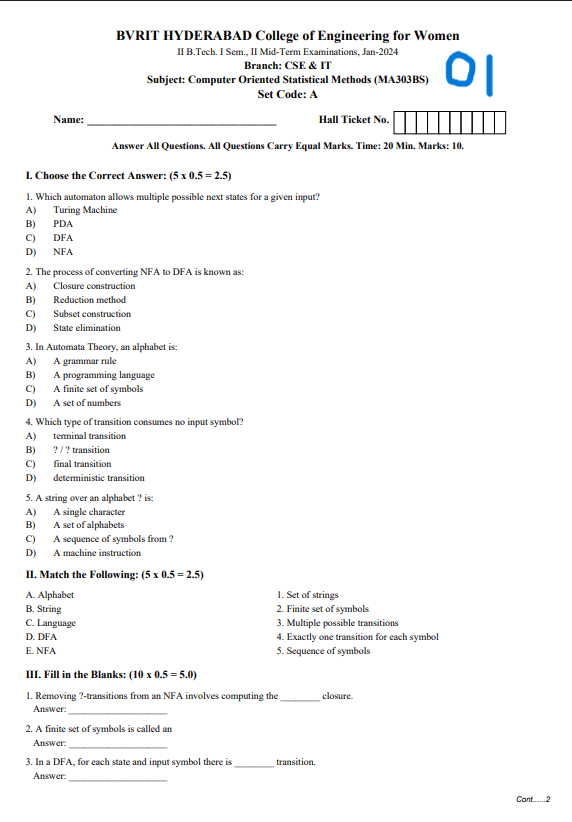
#> input picture my_photo.png, 572 x 822 px
$ python -i image_processing.py   (imports and definitions only)
#> lines starting #> are read from the running program, lines starting #| are printed output that depends on the picture; after the words box and inside, x2 and y2 are one past the last pixel; in counts of white or black regions, pixels touching at a corner belong together
import cv2
import numpy as np
from skimage.morphology import skeletonize

def get_contours(image_path):
#> called with image_path = '../my_photo.png'
    img = cv2.imread(image_path)
#> img is the input picture: shape (822, 572, 3); mean B, G, R 247.7, 247.6, 247.4
    if img is None:
        return None, "Could not read image"

    # Resize to a standard width for consistent processing
    target_width = 1000
    h, w = img.shape[:2]
#> h = 822; w = 572
    scale = target_width / w
#> scale = 1.75
    dim = (target_width, int(h * scale))
#> dim = (1000, 1437)
    img = cv2.resize(img, dim, interpolation=cv2.INTER_AREA)
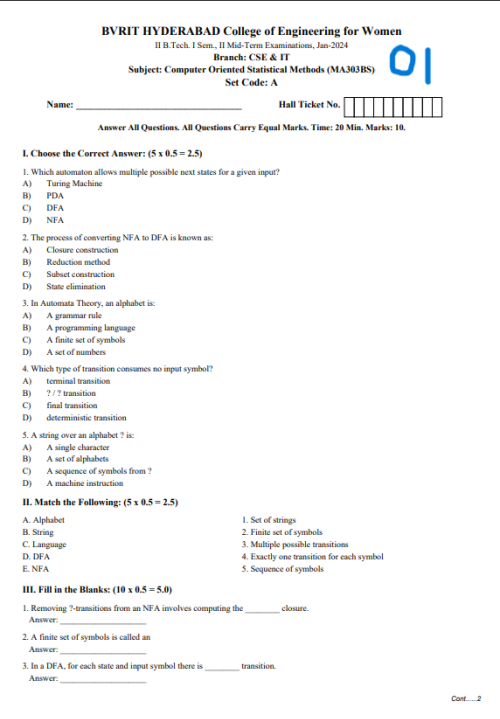
#> img: shape (1437, 1000, 3) (shown at 1/2 size); mean B, G, R 247.7, 247.6, 247.4

    # Convert to HSV
    hsv = cv2.cvtColor(img, cv2.COLOR_BGR2HSV)
#> hsv: shape (1437, 1000, 3); mean H, S, V 6, 6.5, 249.8

    # Define range for red color
    # Red wraps around 0/180
    lower_red1 = np.array([0, 70, 50])
    upper_red1 = np.array([10, 255, 255])
    lower_red2 = np.array([170, 70, 50])
    upper_red2 = np.array([180, 255, 255])

    mask1 = cv2.inRange(hsv, lower_red1, upper_red1)
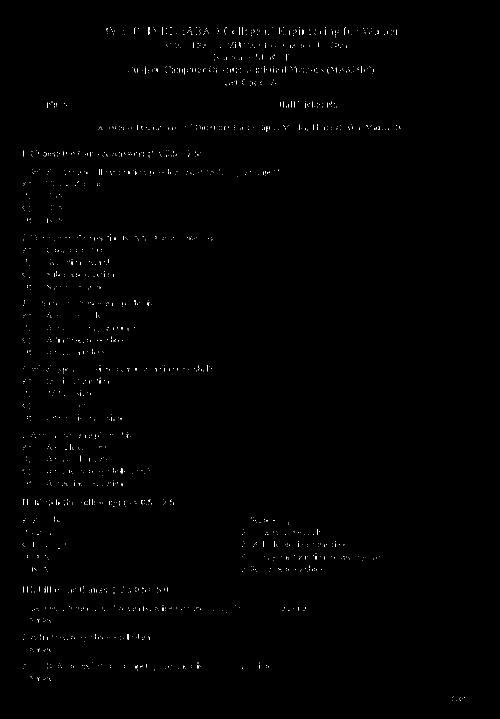
#> mask1: shape (1437, 1000) (shown at 1/2 size); 0.33% white in thin lines or dots, all inside (x1, y1, x2, y2) = (45, 54, 930, 1402)
    mask2 = cv2.inRange(hsv, lower_red2, upper_red2)
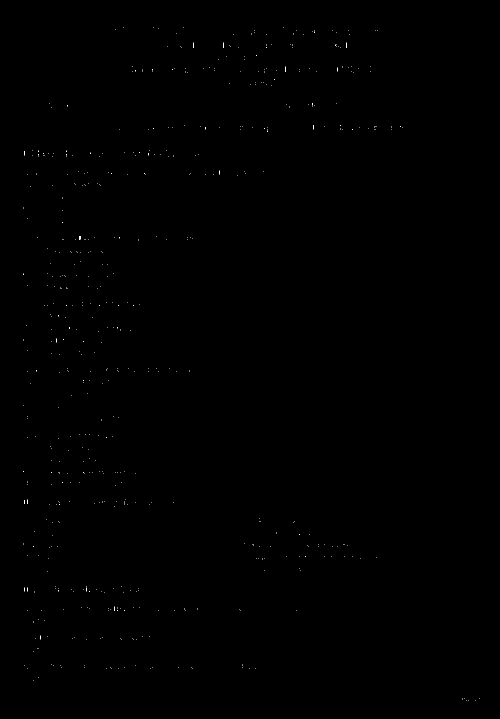
#> mask2: shape (1437, 1000) (shown at 1/2 size); 0.06% white in thin lines or dots, all inside (x1, y1, x2, y2) = (46, 54, 959, 1402)
    mask = mask1 + mask2
#> mask: shape (1437, 1000); 0.38% white in thin lines or dots, all inside (x1, y1, x2, y2) = (45, 54, 959, 1402)

    # Morphological operations to clean up
    kernel = np.ones((3,3), np.uint8)
    mask = cv2.morphologyEx(mask, cv2.MORPH_OPEN, kernel)
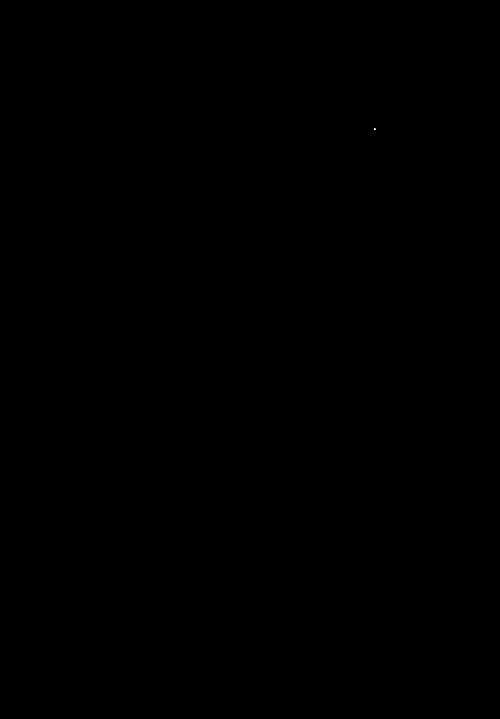
#> mask: shape (1437, 1000) (shown at 1/2 size); 0% white in thin lines or dots, all inside (x1, y1, x2, y2) = (748, 257, 751, 260)
    mask = cv2.morphologyEx(mask, cv2.MORPH_CLOSE, kernel)

    # Find contours
    contours, _ = cv2.findContours(mask, cv2.RETR_EXTERNAL, cv2.CHAIN_APPROX_SIMPLE)
#> contours = [[[748, 257], [748, 259], [750, 259], [750, 257]]]

    # Filter contours based on area
    min_area = 50  # adjust based on image size
    valid_contours = []
    for cnt in contours:
        area = cv2.contourArea(cnt)
        if area > min_area:
            x, y, w, h = cv2.boundingRect(cnt)
            # Filter out very large contours (like headers if they are red)
            if w * h < 50000:
                valid_contours.append(cnt)
#> this loop made 1 pass
#> (cnt, area) on pass 1: ([[748, 257], [748, 259], [750, 259], [750, 257]], 4)
#> after the loop, valid_contours = []

    # Sort contours top to bottom
    valid_contours = sorted(valid_contours, key=lambda c: cv2.boundingRect(c)[1])

    return valid_contours, img

def classify_mark(contour, image):
    # Convexity Defects Method
    hull = cv2.convexHull(contour, returnPoints=False)
    if hull is None or len(hull) <= 3:
        return 1, "Tick" # Too simple to be a cross

    try:
        defects = cv2.convexityDefects(contour, hull)
    except Exception:
        return 1, "Tick"

    if defects is None:
        return 1, "Tick"

    # Count significant defects
    # Significant means depth is large enough
    x, y, w, h = cv2.boundingRect(contour)

    # Lowered threshold to 15% to detect shallower defects in crosses
    threshold_depth = min(w, h) * 0.15

    count_defects = 0
    for i in range(defects.shape[0]):
        s, e, f, d = defects[i, 0]
        # d is distance in roughly 1/256 pixel units
        depth = d / 256.0
        if depth > threshold_depth:
            count_defects += 1

    # print(f"Debug: Shape at x={x} w={w} h={h} Defects={count_defects} Thresh={threshold_depth:.2f}")

    # Cross (X) usually has 4 defects. Squashed X or T has 2.
    # Tick (V) has 1 defect.
    # We lower the requirement to >= 2 to catch messy/squashed crosses.

    if count_defects >= 2:
        return 0, "Cross"
    else:
        return 1, "Tick"

def process_image(image_path):
    contours, img = get_contours(image_path)
#> contours = []
    if contours is None:
        return []

    results = []
    for i, cnt in enumerate(contours):
        mark, label = classify_mark(cnt, img)
        results.append({
            "question_index": i + 1,
            "mark": mark,
            "label": label,
            "contour": cnt # Keep for debug/visualization if needed
        })
#> this loop made 0 passes
#> after the loop, results = []
    return results

>>> result = process_image('../my_photo.png')
#> result = []

$ run again, on calib_0_regions_marked.jpg
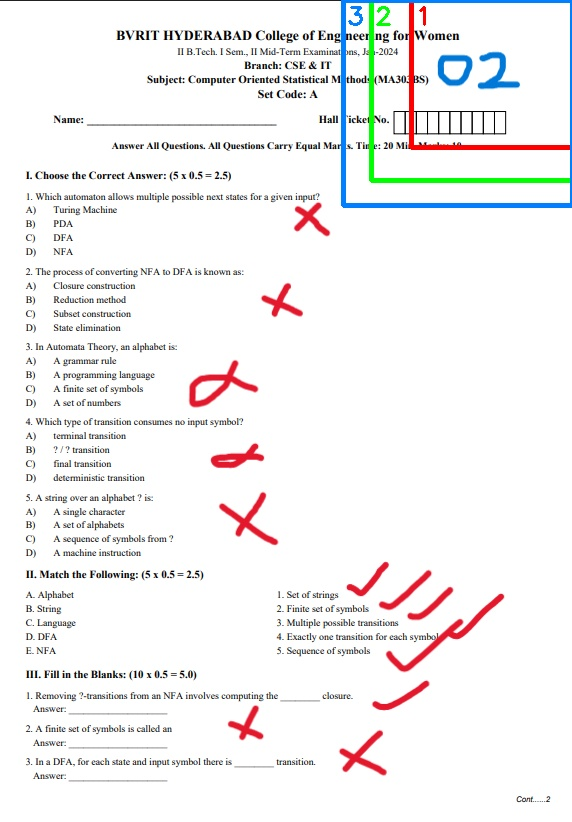
#> input picture calib_0_regions_marked.jpg, 572 x 822 px
#> in get_contours, img is the input picture: shape (822, 572, 3); mean B, G, R 242.5, 242.5, 243.6
#> img: shape (1437, 1000, 3)
#> hsv: shape (1437, 1000, 3); mean H, S, V 29.4, 10.2, 247.6
#> in get_contours, `mask1 = cv2.inRange(hsv, lower_red1, upper_red1)`:
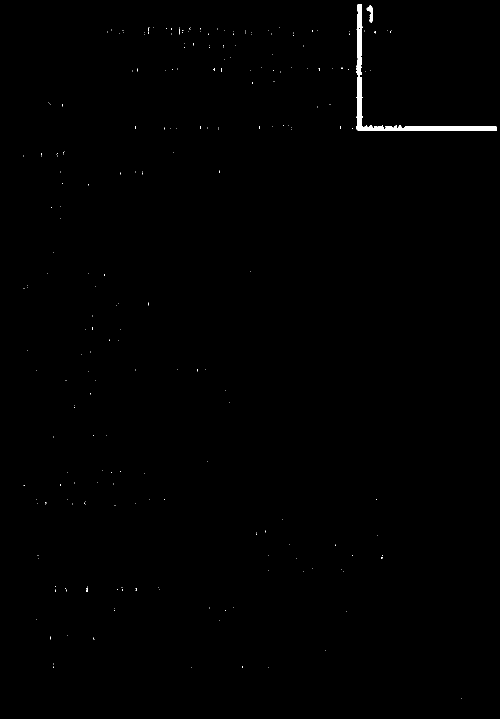
#> mask1: shape (1437, 1000) (shown at 1/2 size); 0.38% white; 234 white regions (232 under 20 px), largest, box (x1, y1, x2, y2) and area: (712, 9, 994, 262) 4660, (733, 10, 745, 46) 199
#> mask2: shape (1437, 1000); 1.6% white; 53 white regions (37 under 20 px), largest, box (x1, y1, x2, y2) and area: (675, 1038, 881, 1175) 3461, (330, 629, 451, 713) 3072, (383, 860, 486, 953) 2335
#> in get_contours, `mask = cv2.morphologyEx(mask, cv2.MORPH_OPEN, kernel)`:
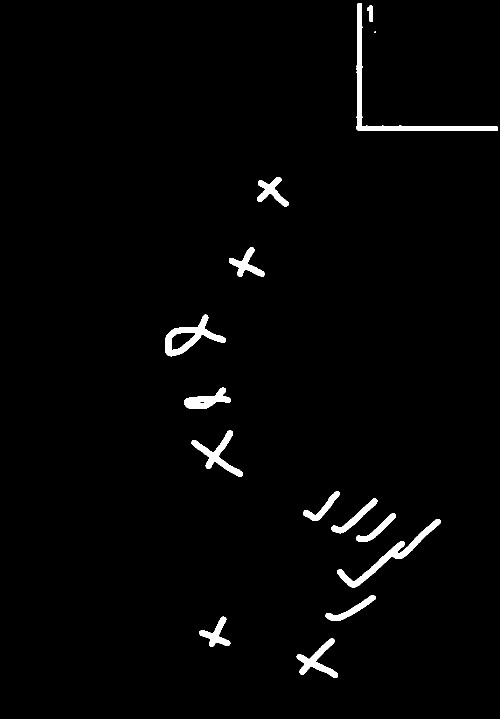
#> mask: shape (1437, 1000) (shown at 1/2 size); 1.9% white; 15 white regions (1 under 20 px), largest, box (x1, y1, x2, y2) and area: (713, 7, 996, 262) 4864, (675, 1038, 881, 1175) 3468, (330, 629, 451, 713) 3072
#> in get_contours, `contours, _ = cv2.findContours(mask, cv2.RETR_EXTERNAL, cv2.CHAIN_APPR..`: contours = 15 contours, 1 with area under 20; largest, box (x1, y1, x2, y2) and area: (713, 7, 996, 262) 4335, (330, 629, 451, 713) 3888, (675, 1038, 881, 1175) 3204, (383, 860, 486, 953) 2147, (593, 1276, 676, 1355) 1906
#> the loop in get_contours, `for cnt in contours:` made 15 passes
#> (area, x, y, w, h) on passes 1 to 8: (1906, 593, 1276, 83, 79), (1270.5, 398, 1233, 63, 61), (1161, 651, 1190, 100, 52), (3203.5, 675, 1038, 206, 137), (1026.5, 712, 1026, 80, 58), (1222, 663, 997, 92, 70), (1037, 606, 982, 74, 60), (2147, 383, 860, 103, 93)
#> after the loop in get_contours, `for cnt in contours:`: valid_contours = 13 contours; largest, box (x1, y1, x2, y2) and area: (330, 629, 451, 713) 3888, (675, 1038, 881, 1175) 3204, (383, 860, 486, 953) 2147, (593, 1276, 676, 1355) 1906, (369, 775, 462, 818) 1840
#> in process_image, `contours, img = get_contours(image_path)`: contours has the same summary as valid_contours in get_contours
#> the loop in process_image, `for i, cnt in enumerate(contours):` made 13 passes
#> (x in classify_mark, y in classify_mark, w in classify_mark, h in classify_mark, threshold_depth in classify_mark, mark, label) on passes 4, 6, 7, 8, 9, 10, 11, 12: (330, 629, 121, 84, 12.6, 0, 'Cross'), (383, 860, 103, 93, 13.95, 0, 'Cross'), (606, 982, 74, 60, 9, 1, 'Tick'), (663, 997, 92, 70, 10.5, 1, 'Tick'), (712, 1026, 80, 58, 8.7, 1, 'Tick'), (675, 1038, 206, 137, 20.55, 1, 'Tick'), (651, 1190, 100, 52, 7.8, 1, 'Tick'), (398, 1233, 63, 61, 9.15, 0, 'Cross')
#> after the loop in process_image, `for i, cnt in enumerate(contours):`: results = 13 items

$ run again, on debug_1_roi_top_right_extended.jpg
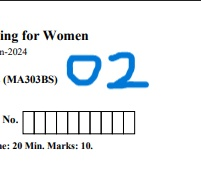
#> input picture debug_1_roi_top_right_extended.jpg, 201 x 180 px
#> in get_contours, img is the input picture: shape (180, 201, 3); mean B, G, R 243, 240.4, 236.6
#> in get_contours, `img = cv2.resize(img, dim, interpolation=cv2.INTER_AREA)`:
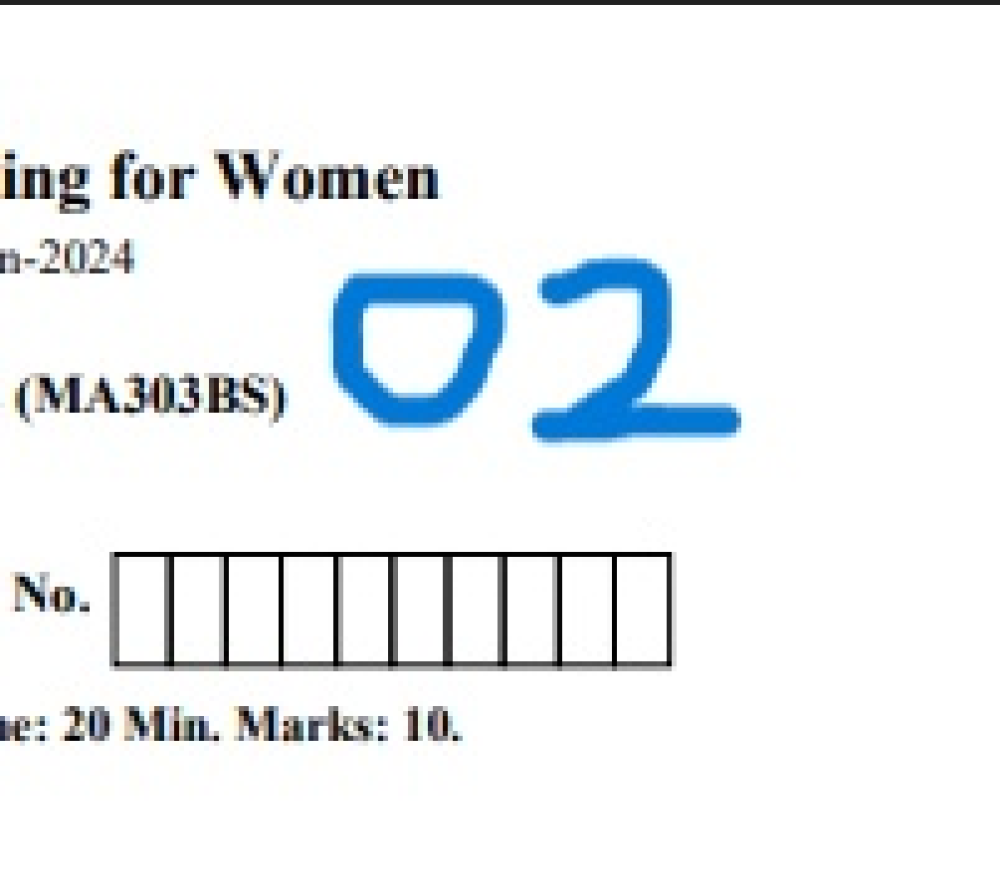
#> img: shape (895, 1000, 3); mean B, G, R 243, 240.4, 236.6
#> hsv: shape (895, 1000, 3); mean H, S, V 24.3, 11, 243.8
#> mask1: shape (895, 1000); 0.03% white; 22 white regions (16 under 20 px), largest, box (x1, y1, x2, y2) and area: (154, 378, 159, 408) 50, (323, 169, 324, 199) 30, (219, 164, 224, 169) 25, (154, 716, 159, 721) 25, (333, 726, 338, 735) 21, (65, 253, 69, 258) 20
#> mask2: shape (895, 1000); 0.01% white; 2 white regions, box (x1, y1, x2, y2) and area: (65, 179, 69, 189) 40, (408, 170, 413, 184) 34
#> in get_contours, `contours, _ = cv2.findContours(mask, cv2.RETR_EXTERNAL, cv2.CHAIN_APPR..`: contours = 10 contours, 9 with area under 20; largest, box (x1, y1, x2, y2) and area: (65, 179, 69, 189) 27
#> the loop in get_contours, `for cnt in contours:` made 10 passes
#> (cnt, area) on pass 9: ([[65, 179], [65, 188], [68, 188], [68, 179]], 27)
#> after the loop in get_contours, `for cnt in contours:`: valid_contours = []

$ run again, on debug_1_roi_top_right_primary.jpg
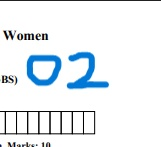
#> input picture debug_1_roi_top_right_primary.jpg, 161 x 147 px
#> in get_contours, img is the input picture: shape (147, 161, 3); mean B, G, R 243.2, 239.2, 233.5
#> in get_contours, `img = cv2.resize(img, dim, interpolation=cv2.INTER_AREA)`:
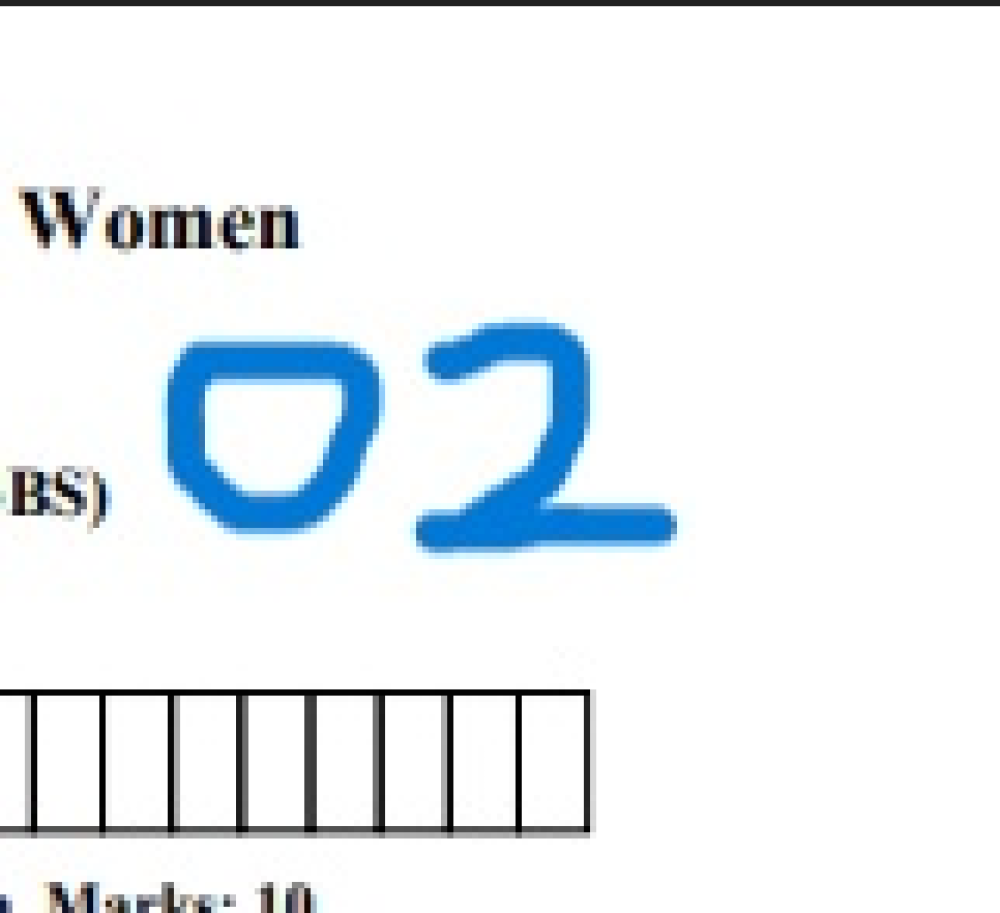
#> img: shape (913, 1000, 3); mean B, G, R 243.2, 239.2, 233.5
#> hsv: shape (913, 1000, 3); mean H, S, V 20.9, 13.9, 243.7
#> mask1: shape (913, 1000); 0.02% white; 12 white regions (8 under 20 px), largest, box (x1, y1, x2, y2) and area: (62, 217, 69, 230) 43, (81, 888, 87, 895) 41, (155, 211, 156, 242) 31, (50, 889, 56, 894) 30
#> mask2: shape (913, 1000); 0.01% white; 3 white regions (1 under 20 px), largest, box (x1, y1, x2, y2) and area: (261, 212, 267, 224) 72, (261, 236, 267, 243) 42
#> in get_contours, `contours, _ = cv2.findContours(mask, cv2.RETR_EXTERNAL, cv2.CHAIN_APPR..`: contours = 5 contours; box (x1, y1, x2, y2) and area: (261, 212, 267, 224) 55, (261, 236, 267, 243) 30, (81, 888, 87, 895) 30, (62, 217, 68, 223) 25, (50, 889, 56, 894) 20
#> the loop in get_contours, `for cnt in contours:` made 5 passes
#> (cnt, area, x, y, w, h) on pass 5: ([[261, 212], [261, 223], [266, 223], [266, 212]], 55, 261, 212, 6, 12)
#> after the loop in get_contours, `for cnt in contours:`: valid_contours = [[[261, 212], [261, 223], [266, 223], [266, 212]]]
#> the loop in process_image, `for i, cnt in enumerate(contours):` made 1 pass
#> (cnt, hull in classify_mark, mark, label) on pass 1: ([[261, 212], [261, 223], [266, 223], [266, 212]], [3, 2, 1, 0], 1, 'Tick')
#> after the loop in process_image, `for i, cnt in enumerate(contours):`: results = 1 item
